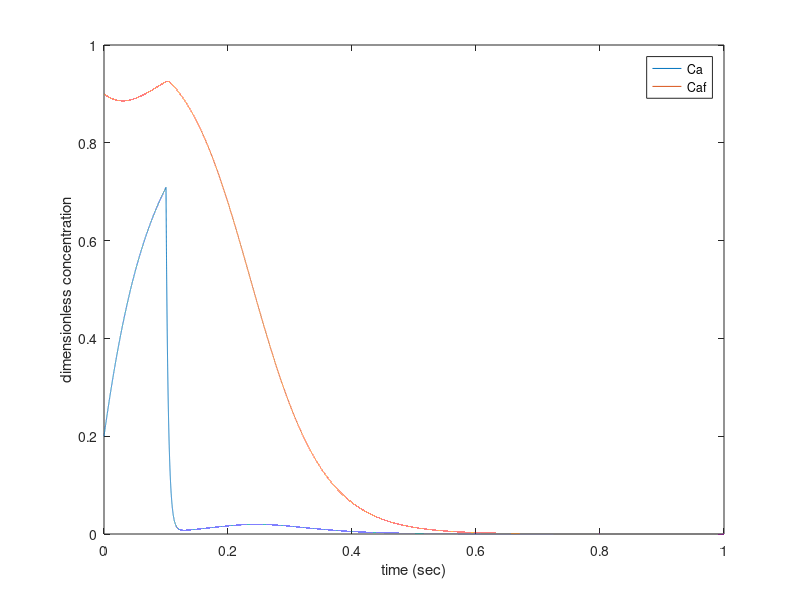
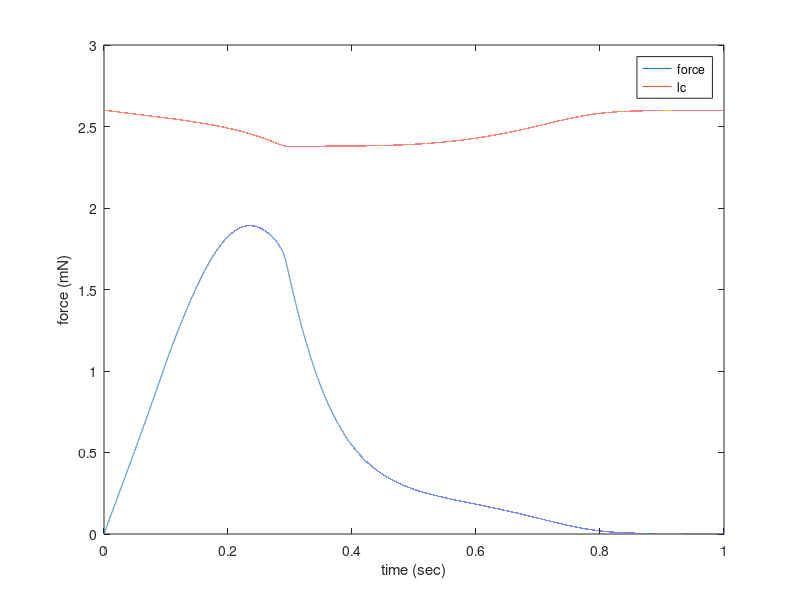

Source code (MATLAB) for these figures, in order:
%%%%%%%%%%%%%%%%%%%%%%%%%%%%%%%%%%%%%%%%%%%%%%%%%%%%%
%filename: ca_muscle.m
%units:
% length: mm = millimeters  (milli=10^-3)
% time:   s  = seconds
% force:  mN = milliNewtons (milli=10^-3; Newton=Kg m/s^2)   
% velocity:  mm/s = millimeters per second 
%%%%%%%%%%%%%%%%%%%%%%%%%%%%%%%%%%%%%%%%%%%%%%%%%%%%%%%
clear all
clf
global LO P0 mu0 mu1 lambda2 alpham alphap k1 k2 k30 k40 k5 C S

LO = 2.94;              % mm, Optimal length 
P0 = 67;                % maximal force mN mm^-2

mu0 = 1;                % Stiffness of SE when Caf=0
mu1 = 23;               % Gradient of mu against Caf 

lambda2 = -20;          % Coefficient of lambda(lc) 
alpham = 0.80;          % Coefficient of alpha(vc) for vc<0, s 
alphap = 2.90;          % Coefficient of alpha(vc) for vc>0, s

k1 = 9;                 % Rate constant, Ca2+ binding in SR, s^-1 
k2 = 50;                % Rate constant, Ca2+ release from SR, s^-1
k30 = 40;               % Rate constant, Ca2+ binding to filaments, s^-1
k40 = 19.4;             % Rate constant, Ca2+ release from filaments, s^-1
k5 = 100;               % Rate constant, transfer of force from CE to SE, s^-1

C = 2;                  % total dimensionless Ca2+ concentration
S = 6;                 % total dimensionless concentrations of sarcoplasmic-reticular binding sites



tfinal = 1;                     %final simulation time in seconds
N = 100000;                    % number of time steps
dt = tfinal/(N-1);
time = 0:dt:tfinal;             %vector of times to solve ODEs

% --- Initial conditions
P_0 = 0;                        %Initial force
Ca_0 = 0.2;                       %Initial concentration free Ca
Caf_0 = 0.9;                      %Initial concentration filament bound Ca
% ---

V = 0;
% L = LO;
lc0=2.6;    % lenght of CE at optimum length L0
L = 2.6;
% --- functions
mu = @(Caf) mu0+mu1*Caf;
alpha1 = alpham;

% alpha = @(vc) 1 + alpham*vc;

P = zeros(N,1);
lc = zeros(N,1);
Ca = zeros(N,1);
Caf = zeros(N,1);

P(1) = P_0;
Ca(1) = Ca_0;
Caf(1) = Caf_0;

lc(1) = L - P(1)./mu(Caf(1));
lambda = P0*(1+lambda2*(lc(1) - lc0).^2);

for i=1:N-1;
    
    if (dt*i)<0.1
        % on
        tmp = k1*(C-Ca(i)-Caf(i));
    else
        tmp = k2*Ca(i)*(C-S-Ca(i)-Caf(i));
    end
    
    RHS_Ca = (k40*Caf(i)-k30*Ca(i))*(1-Caf(i)) + tmp;
    RHS_Caf = -(k40*Caf(i) - k30*Ca(i))*(1-Caf(i));
    
    RHS_P = (lambda*Caf(i)*( 1+alpha1*V+alpha1*mu1*P(i)*RHS_Caf/mu(Caf(i))^2 )-P(i))...
        / (1/k5 + lambda*lc(i)*alpha1*Caf(i)/mu(Caf(i)));
              
    % compute at next time step
    Ca(i+1) = Ca(i) + RHS_Ca*dt;
    Caf(i+1) = Caf(i) + RHS_Caf*dt;
    
    P(i+1) = P(i) + RHS_P*dt;
    
    lc(i+1) = L - P(i+1)./mu(Caf(i+1));
    lambda = P0*(1+lambda2*(lc(i+1) - lc0).^2);
    
end


%plot results
figure(1)
plot(time,Ca,time,Caf)
xlabel('time (sec)');
ylabel('dimensionless concentration');
legend('Ca', 'Caf');

figure(2)
plot(time,P,time,lc)
xlabel('time (sec)');
ylabel('force (mN)');
legend('force','lc')


%%%%%%%%%%%%%%%%%%%%%%%%%%%%%%%%%%%%%%%%%%%%%%




